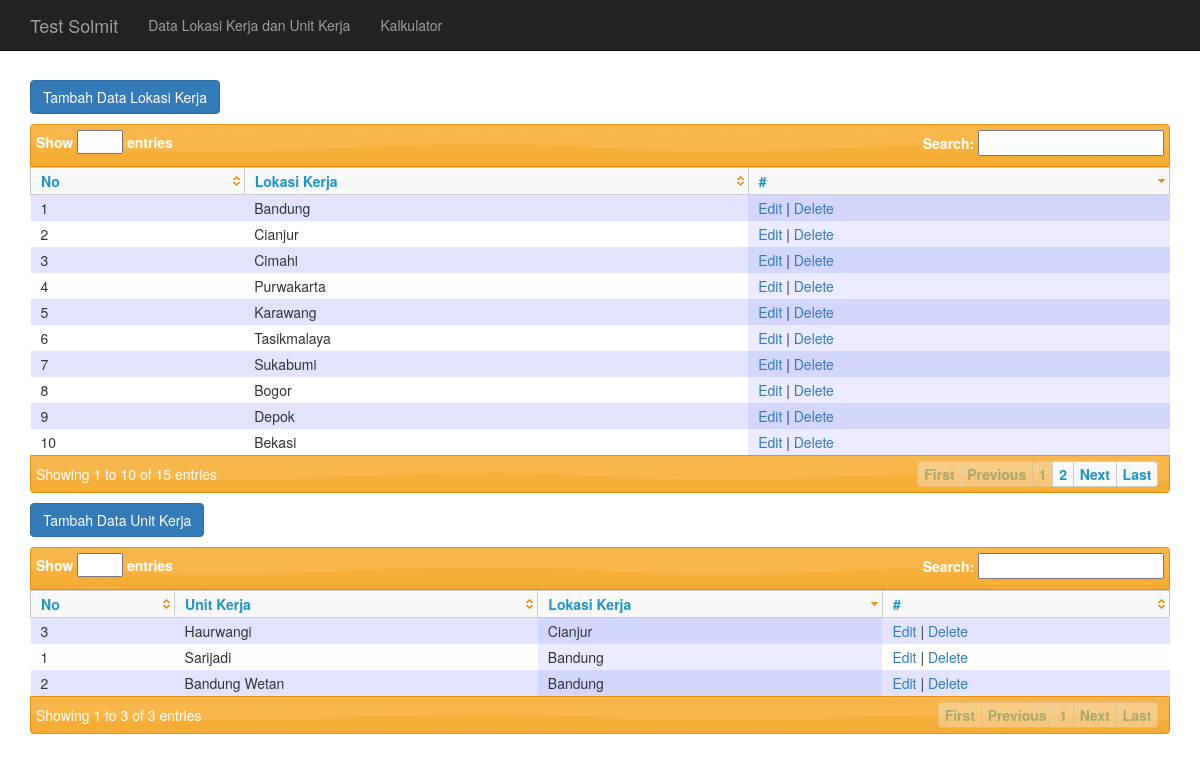
The page / on the database its author committed.
### tables this page shows
CREATE TABLE `m_lokasi_kerja` (
  `lokasi_kerja_id` int(11) NOT NULL,
  `lokasi_kerja_nama` varchar(100) NOT NULL
);

CREATE TABLE `m_unit_kerja` (
  `unit_kerja_id` int(11) NOT NULL,
  `unit_kerja_nama` varchar(100) NOT NULL,
  `lokasi_kerja_id` int(11) NOT NULL
);

### application/controllers/app.php (called while the page is built, shortened)
<?php
class App extends CI_Controller
{
	public function __construct()
	{
		$this->load->model('M_data', 'DATA', TRUE);
	}
	public function index ()
	{
		$data['dataLokasi'] = $this->DATA->viewdata()->result();
		$data['dataUnitKerja'] = $this->DATA->viewdata_unit()->result();
		$this->load->view('viewdata', $data);
	}
}

### index.php (called while the page is built, shortened)
<?php
require_once BASEPATH.'core/CodeIgniter.php';

### application/models/m_data.php (called while the page is built, shortened)
<?php
class M_data extends CI_model
{
	function viewdata()
	{
		return $this->db->get('m_lokasi_kerja');
	}
}

### application/views/viewdata.php (the view, shortened to what this page needs)
<!DOCTYPE html>
<html lang="en">
<head>
	<link href="<?php echo base_url() ?>assets/css/bootstrap.min.css" rel="stylesheet">
	<link href="<?php echo base_url() ?>assets/css/font-awesome.min.css" rel="stylesheet">
	<link href="<?php echo base_url() ?>assets/css/offcanvas.css" rel="stylesheet">
	<link href="<?php echo base_url() ?>assets/media/css/demo_table_jui.css" rel="stylesheet">
	<link href="<?php echo base_url() ?>assets/media/themes/ui-lightness/jquery-ui-1.8.4.custom.css" rel="stylesheet">
</head>
<body>
	<nav class="navbar navbar-fixed-top navbar-inverse">
		<div class="container">
			<div class="navbar-header">
				<a class="navbar-brand" href="<?php echo base_url() ?>">Test Solmit</a>
			</div>
			<div id="navbar" class="collapse navbar-collapse">
				<ul class="nav navbar-nav">
					<li><a href="<?php echo base_url() ?>">Data Lokasi Kerja dan Unit Kerja</a></li>
					<li><a href="<?php echo base_url() ?>index.php/calculator">Kalkulator</a></li>
				</ul>
			</div>
		</div>
	</nav>
	<div class="container">
		<div class="row row-offcanvas row-offcanvas-right">
			<div class="col-xs-12">
				<p class="pull-right visible-xs">
					<button type="button" class="btn btn-primary btn-xs" data-toggle="offcanvas">Toggle nav</button>
				</p>
				<a class="btn btn-primary marginbutton" href="<?php echo base_url() ?>index.php/app/add">Tambah Data Lokasi Kerja </a>
				<table id="datatables" class="display">
					<thead>
						<th>No</th>
						<th>Lokasi Kerja</th>
						<th>#</th>
					</thead>
					<?php
					$no = 1;
					foreach ($dataLokasi as $d) { ?>
					<tr>
						<td><?php echo $no ?></td>
						<td><?php echo $d->lokasi_kerja_nama ?></td>
						<td><a href="<?php echo base_url() ?>index.php/app/edit/<?php echo $d->lokasi_kerja_id ?>">Edit</a> | <a href="<?php echo base_url() ?>index.php/app/delete/<?php echo $d->lokasi_kerja_id ?>" onClick="return confirm('Apakah anda akan menghapus data ini?');">Delete</a></td>
					</tr>
					<?php $no++; } ?>
				</table>
				<a class="btn btn-primary marginbutton" href="<?php echo base_url() ?>index.php/app/add_unit">Tambah Data Unit Kerja</a>
				<table id="datatables2" class="display">
					<thead>
						<th>No</th>
						<th>Unit Kerja</th>
						<th>Lokasi Kerja</th>
						<th>#</th>
					</thead>
					<?php
					$no = 1;
					$query = $this->db->query("SELECT m_unit_kerja.lokasi_kerja_id AS unitLokasiKerjaId,
						m_unit_kerja.unit_kerja_id AS unit_kerja_id,
						m_unit_kerja.unit_kerja_nama AS unit_kerja_nama,
						m_lokasi_kerja.lokasi_kerja_id AS lokasiKerjaId,
						m_lokasi_kerja.lokasi_kerja_nama AS lokasi_kerja_nama
						FROM
						m_unit_kerja
						LEFT JOIN m_lokasi_kerja ON m_unit_kerja.lokasi_kerja_id = m_lokasi_kerja.lokasi_kerja_id");
						foreach ($query->result() as $row){    ?>
						<tr>
							<td><?php echo $no ?></td>
							<td><?php echo $row->unit_kerja_nama ?></td>
							<td><?php echo $row->lokasi_kerja_nama ?></td>
							<td><a href="<?php echo base_url() ?>index.php/app/edit_unit/<?php echo $row->unit_kerja_id ?>">Edit</a> | <a href="<?php echo base_url() ?>index.php/app/delete_unit/<?php echo $row->unit_kerja_id ?>" onClick="return confirm('Apakah anda akan menghapus data ini?');">Delete</a></td>
						</tr>
						<?php $no++; } ?>
					</table>
				</div>
			</div>
		</body>
		</html>

### assets/css/offcanvas.css (style rules this page uses)
html, body { overflow-x: hidden; }
body { padding-top: 70px; }

### assets/media/css/demo_table_jui.css (style rules this page uses)
table.display thead th { padding: 3px 0px 3px 10px; cursor: pointer; * cursor: hand; }
table.display { margin: 0 auto; width: 100%; clear: both; border-collapse: collapse; }
table.display td { padding: 3px 10px; }
tr.odd { background-color: #E2E4FF; }
tr.even { background-color: white; }
tr.odd td.sorting_1 { background-color: #D3D6FF; }
tr.even td.sorting_1 { background-color: #EAEBFF; }

### application/views/viewdata.php (style rules this page uses)
.marginbutton { margin-top: 10px; margin-bottom: 10px; }

### rows shown on the page
m_lokasi_kerja: lokasi_kerja_nama "Bandung"
m_lokasi_kerja: lokasi_kerja_nama "Cianjur"
m_lokasi_kerja: lokasi_kerja_nama "Cimahi"
m_lokasi_kerja: lokasi_kerja_nama "Purwakarta"
m_lokasi_kerja: lokasi_kerja_nama "Karawang"
m_lokasi_kerja: lokasi_kerja_nama "Tasikmalaya"
m_lokasi_kerja: lokasi_kerja_nama "Sukabumi"
m_lokasi_kerja: lokasi_kerja_nama "Bogor"
m_lokasi_kerja: lokasi_kerja_nama "Depok"
m_lokasi_kerja: lokasi_kerja_nama "Bekasi"
m_unit_kerja: unit_kerja_nama "Sarijadi", lokasi_kerja.lokasi_kerja_nama "Bandung"
m_unit_kerja: unit_kerja_nama "Bandung Wetan", lokasi_kerja.lokasi_kerja_nama "Bandung"
m_unit_kerja: unit_kerja_nama "Haurwangi", lokasi_kerja.lokasi_kerja_nama "Cianjur"
